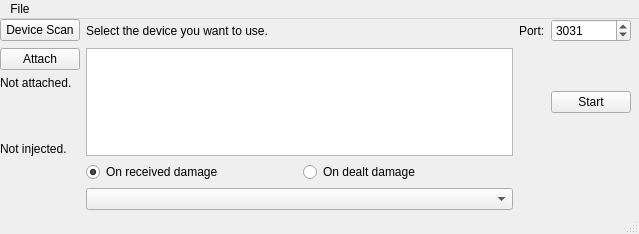
<?xml version="1.0" encoding="UTF-8"?>
<ui version="4.0">
 <class>MainWindow</class>
 <widget class="QMainWindow" name="MainWindow">
  <property name="geometry">
   <rect>
    <x>0</x>
    <y>0</y>
    <width>639</width>
    <height>234</height>
   </rect>
  </property>
  <property name="windowTitle">
   <string>MainWindow</string>
  </property>
  <widget class="QWidget" name="centralwidget">
   <widget class="QWidget" name="gridLayoutWidget">
    <property name="geometry">
     <rect>
      <x>0</x>
      <y>0</y>
      <width>631</width>
      <height>191</height>
     </rect>
    </property>
    <layout class="QGridLayout" name="gridLayout_2">
     <item row="1" column="1">
      <widget class="QListView" name="devicelistView"/>
     </item>
     <item row="2" column="1">
      <layout class="QHBoxLayout" name="horizontalLayout">
       <item>
        <widget class="QRadioButton" name="receivedradioButton">
         <property name="text">
          <string>On received damage</string>
         </property>
         <property name="checked">
          <bool>true</bool>
         </property>
        </widget>
       </item>
       <item>
        <widget class="QRadioButton" name="dealtradioButton">
         <property name="text">
          <string>On dealt damage</string>
         </property>
        </widget>
       </item>
      </layout>
     </item>
     <item row="1" column="0">
      <layout class="QVBoxLayout" name="verticalLayout">
       <item>
        <widget class="QPushButton" name="attachButton">
         <property name="text">
          <string>Attach</string>
         </property>
        </widget>
       </item>
       <item>
        <widget class="QLabel" name="attachLabel">
         <property name="text">
          <string>Not attached.</string>
         </property>
        </widget>
       </item>
       <item>
        <spacer name="verticalSpacer">
         <property name="orientation">
          <enum>Qt::Vertical</enum>
         </property>
         <property name="sizeHint" stdset="0">
          <size>
           <width>20</width>
           <height>40</height>
          </size>
         </property>
        </spacer>
       </item>
       <item>
        <widget class="QLabel" name="injectLabel">
         <property name="text">
          <string>Not injected.</string>
         </property>
        </widget>
       </item>
      </layout>
     </item>
     <item row="0" column="1">
      <widget class="QLabel" name="scanLabel">
       <property name="text">
        <string>Select the device you want to use.</string>
       </property>
      </widget>
     </item>
     <item row="1" column="3">
      <widget class="QPushButton" name="goButton">
       <property name="text">
        <string>Start</string>
       </property>
      </widget>
     </item>
     <item row="0" column="0">
      <widget class="QPushButton" name="scanButton">
       <property name="text">
        <string>Device Scan</string>
       </property>
      </widget>
     </item>
     <item row="0" column="2">
      <widget class="QLabel" name="portLabel">
       <property name="text">
        <string>Port:</string>
       </property>
      </widget>
     </item>
     <item row="0" column="3">
      <widget class="QSpinBox" name="portSpinBox">
       <property name="maximum">
        <number>65535</number>
       </property>
       <property name="value">
        <number>3031</number>
       </property>
      </widget>
     </item>
     <item row="3" column="1">
      <widget class="QComboBox" name="comboBox"/>
     </item>
    </layout>
   </widget>
  </widget>
  <widget class="QMenuBar" name="menubar">
   <property name="geometry">
    <rect>
     <x>0</x>
     <y>0</y>
     <width>639</width>
     <height>22</height>
    </rect>
   </property>
   <widget class="QMenu" name="menuFile">
    <property name="title">
     <string>File</string>
    </property>
   </widget>
   <addaction name="menuFile"/>
  </widget>
  <widget class="QStatusBar" name="statusbar"/>
 </widget>
 <resources/>
 <connections/>
</ui>
